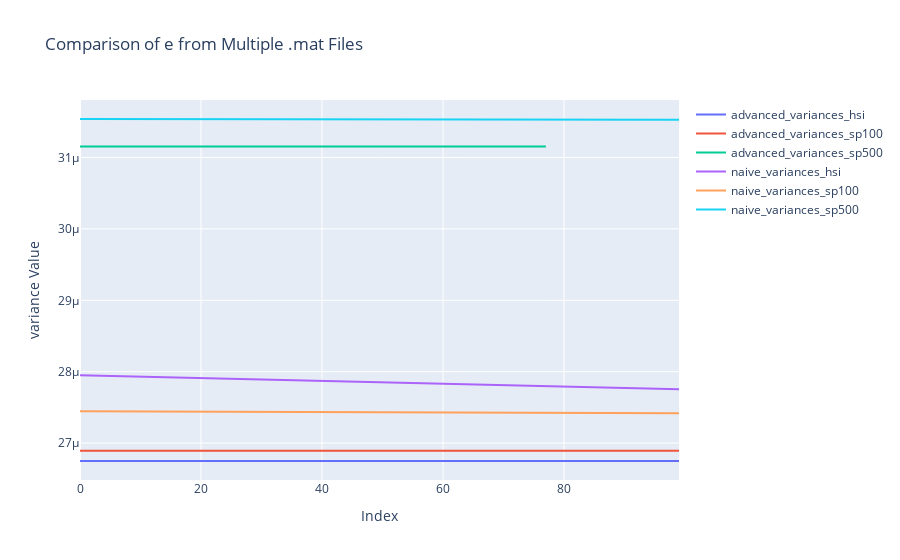

Notebook source saved alongside this figure:
### Markdown cell above
variance comparison

### Code cell
import numpy as np
import plotly.graph_objects as go
from scipy.io import loadmat
import os

# List of .mat file paths
file_paths = ['advanced_variances_hsi.mat', 'advanced_variances_sp100.mat', 'advanced_variances_sp500.mat',
              'naive_variances_hsi.mat','naive_variances_sp100.mat','naive_variances_sp500.mat']  # Add more paths as needed


# Initialize the plot
fig = go.Figure()

# Loop through each file path
for i, file_path in enumerate(file_paths):
    # Load e from the .mat file
    data = loadmat(file_path)
    e = data['e'].flatten()  # Flatten to ensure it's a 1D array

    # Get the name of the file without the extension for the legend
    name = os.path.splitext(os.path.basename(file_path))[0]

    # Plot the e values with corresponding color
    fig.add_trace(go.Scatter(x=list(range(len(e))), y=e, mode='lines', name=name))

# Update layout
fig.update_layout(title='Comparison of e from Multiple .mat Files',
                  xaxis_title='Index',
                  
                  yaxis_title='variance Value',
                  showlegend=True)

# Show the plot
fig.show()
